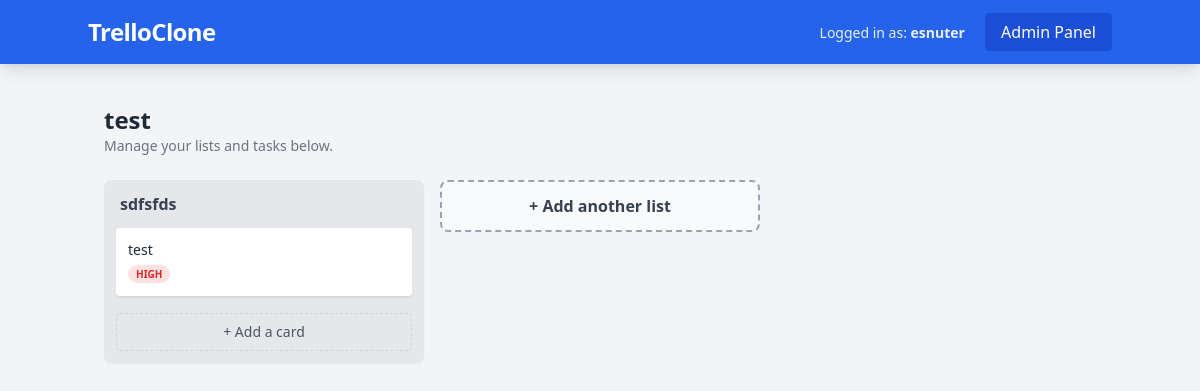
Screenshot of /board/test/ (signed in) with the database file from the repository.
### boards/models.py (models this page shows, shortened)
class Board(models.Model):
    title = models.CharField(max_length=100)
    slug = models.SlugField(unique=True, blank=True)
    owner = models.ForeignKey(User, on_delete=models.CASCADE, related_name='boards')
    created_at = models.DateTimeField(auto_now_add=True)

class List(models.Model):
    board = models.ForeignKey(Board, on_delete=models.CASCADE, related_name='lists')
    title = models.CharField(max_length=100)
    position = models.PositiveIntegerField(default=0)
    class Meta:
        ordering = ['position']

class Task(models.Model):
    PRIORITY_CHOICES = [
        ('LOW', 'Low'),
        ('MED', 'Medium'),
        ('HIGH', 'High'),
    ]
    list = models.ForeignKey(List, on_delete=models.CASCADE, related_name='tasks')
    title = models.CharField(max_length=200)
    description = models.TextField(blank=True)
    priority = models.CharField(max_length=4, choices=PRIORITY_CHOICES, default='MED')
    assigned_to = models.ForeignKey(User, on_delete=models.SET_NULL, null=True, blank=True)
    due_date = models.DateTimeField(null=True, blank=True)
    created_at = models.DateTimeField(auto_now_add=True)
    class Meta:
        ordering = ['-created_at']

### boards/views.py (the view)
# urls.py: path('board/<slug:slug>/', views.board_detail, name='board_detail'),
def board_detail(request, slug):
    board = get_object_or_404(Board.objects.prefetch_related('lists__tasks'), slug=slug)
    return render(request, 'boards/board_detail.html', {'board': board})

### boards/templates/boards/board_detail.html (shortened to what this page needs)
{% extends 'base.html' %}
{% block content %}
<div class="mb-6">
    <h1 class="text-2xl font-bold text-gray-800">{{ board.title }}</h1>
    <p class="text-sm text-gray-500">Manage your lists and tasks below.</p>
</div>
<div class="flex overflow-x-auto pb-4 items-start space-x-4 custom-scrollbar">
    {% for list in board.lists.all %}
    <div class="bg-gray-200 w-80 flex-shrink-0 rounded-lg shadow-sm p-3">
        <h3 class="font-bold text-gray-700 mb-3 px-1">{{ list.title }}</h3>
        <div class="space-y-2">
            {% for task in list.tasks.all %}
            <div class="bg-white p-3 rounded shadow-sm border-b border-gray-300 hover:bg-gray-50 group transition flex justify-between items-start">
                <div>
                    <p class="text-sm text-gray-800 font-medium">{{ task.title }}</p>
                    {% if task.priority == 'HIGH' %}
                        <span class="text-[10px] bg-red-100 text-red-600 px-2 py-0.5 rounded-full font-bold uppercase">High</span>
                    {% endif %}
                </div>
            </div>
            {% endfor %}
        </div>
        <a href="{% url 'add_task' list.id %}" class="mt-4 block w-full text-center text-sm text-gray-600 hover:bg-gray-300 p-2 rounded transition border border-gray-300 border-dashed">
            + Add a card
        </a>
    </div>
    {% endfor %}
    <div class="w-80 flex-shrink-0">
        <button class="w-full bg-white bg-opacity-50 hover:bg-opacity-100 text-gray-700 font-semibold p-3 rounded-lg border-2 border-dashed border-gray-400 transition">
            + Add another list
        </button>
    </div>
</div>
{% endblock %}

### boards/templates/base.html (shortened to what this page needs)
<!DOCTYPE html>
<html lang="en">
<head>
    <script src="https://cdn.tailwindcss.com"></script>
</head>
<body class="bg-gray-100 font-sans leading-normal tracking-normal">
    <nav class="bg-blue-600 p-4 shadow-lg">
        <div class="container mx-auto flex justify-between items-center text-white">
            <a href="{% url 'board_list' %}" class="text-2xl font-bold tracking-tight">TrelloClone</a>
            <div>
                <span class="mr-4 text-sm opacity-90">Logged in as: <strong>{{ user.username }}</strong></span>
                <a href="/admin" class="bg-blue-700 hover:bg-blue-800 px-4 py-2 rounded transition">Admin Panel</a>
            </div>
        </div>
    </nav>
    <main class="container mx-auto mt-10 px-4">
        {% block content %}
        {% endblock %}
    </main>
</body>
</html>

### rows the page displays
Board: title "test"
List: title "sdfsfds"
Task: title "test", priority "HIGH"

### other values shown
{{ user.username }} "esnuter"
